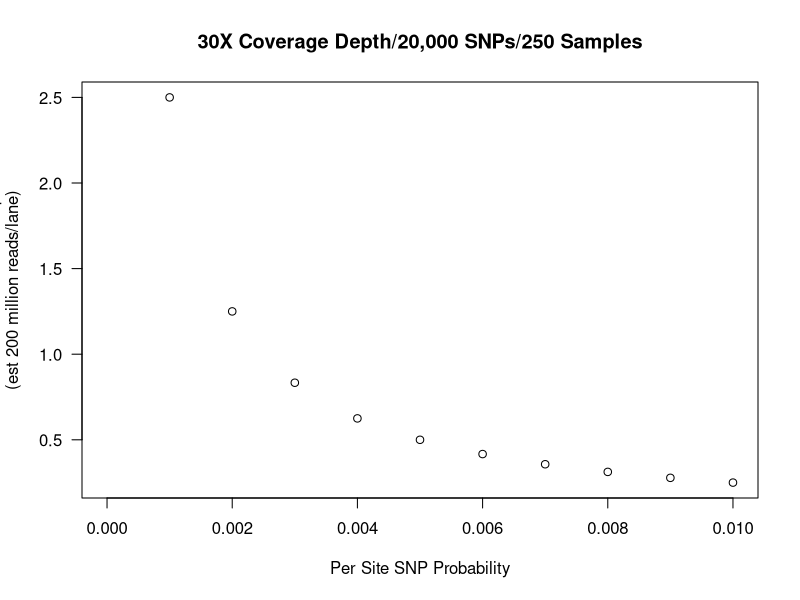

The R script that drew this image:
#Number of reads required for different estimates of phi

d=30 #coverage depth
fl=300 #average fragment length
x=20000 #desired number of SNPs
n=250 #number of samples

phi=seq(0,0.01,by=0.001)

nr=n*d*(x/phi)/fl
nl=nr/200000000
par(mar=c(5,5,5,2))
png(file='~/Dropbox/ColoState//Projects/Outputs/LanesNeeded.png', height=10, width=10,
    res=300, unit='cm')
plot(phi, nl, xlab="Per Site SNP Probability",  
     ylab="Lanes of Illumina HiSeq\n(est 200 million reads/lane)",
     main="30X Coverage Depth/20,000 SNPs/250 Samples", las=1)
dev.off()
